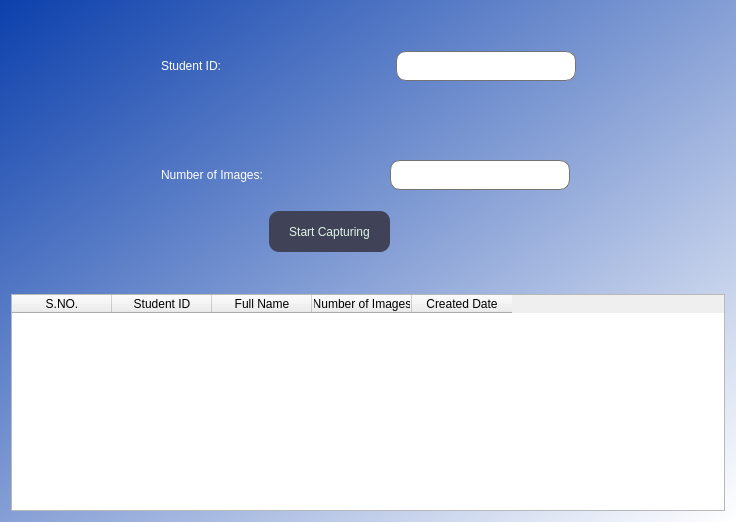
<?xml version="1.0" encoding="UTF-8"?>
<ui version="4.0">
 <class>DataSet</class>
 <widget class="QWidget" name="DataSet">
  <property name="geometry">
   <rect>
    <x>0</x>
    <y>0</y>
    <width>736</width>
    <height>522</height>
   </rect>
  </property>
  <property name="windowTitle">
   <string>Form</string>
  </property>
  <property name="styleSheet">
   <string notr="true">QWidget#DataSet{
background-color: qlineargradient(spread:pad, x1:0, y1:0, x2:1, y2:1, stop:0 rgba(12, 64, 172, 255), stop:1 rgba(255, 255, 255, 255));
}</string>
  </property>
  <layout class="QGridLayout" name="gridLayout_3">
   <item row="0" column="0">
    <layout class="QGridLayout" name="gridLayout_2">
     <item row="2" column="2">
      <layout class="QGridLayout" name="gridLayout">
       <item row="0" column="0" colspan="2">
        <widget class="QLabel" name="label_9">
         <property name="styleSheet">
          <string notr="true">font: 75 14pt &quot;Times New Roman&quot;;
color: rgb(255, 255, 255);</string>
         </property>
         <property name="text">
          <string>Student ID:</string>
         </property>
        </widget>
       </item>
       <item row="0" column="2">
        <spacer name="horizontalSpacer">
         <property name="orientation">
          <enum>Qt::Horizontal</enum>
         </property>
         <property name="sizeHint" stdset="0">
          <size>
           <width>40</width>
           <height>20</height>
          </size>
         </property>
        </spacer>
       </item>
       <item row="1" column="0">
        <spacer name="verticalSpacer">
         <property name="orientation">
          <enum>Qt::Vertical</enum>
         </property>
         <property name="sizeHint" stdset="0">
          <size>
           <width>20</width>
           <height>40</height>
          </size>
         </property>
        </spacer>
       </item>
       <item row="1" column="4">
        <spacer name="verticalSpacer_2">
         <property name="orientation">
          <enum>Qt::Vertical</enum>
         </property>
         <property name="sizeHint" stdset="0">
          <size>
           <width>20</width>
           <height>40</height>
          </size>
         </property>
        </spacer>
       </item>
       <item row="2" column="0" colspan="2">
        <widget class="QLabel" name="label_10">
         <property name="styleSheet">
          <string notr="true">font: 75 14pt &quot;Times New Roman&quot;;
color: rgb(255, 255, 255);</string>
         </property>
         <property name="text">
          <string>Number of Images:</string>
         </property>
        </widget>
       </item>
       <item row="2" column="2">
        <spacer name="horizontalSpacer_2">
         <property name="orientation">
          <enum>Qt::Horizontal</enum>
         </property>
         <property name="sizeHint" stdset="0">
          <size>
           <width>40</width>
           <height>20</height>
          </size>
         </property>
        </spacer>
       </item>
       <item row="2" column="3" colspan="3">
        <widget class="QLineEdit" name="images">
         <property name="sizePolicy">
          <sizepolicy hsizetype="Fixed" vsizetype="Fixed">
           <horstretch>0</horstretch>
           <verstretch>0</verstretch>
          </sizepolicy>
         </property>
         <property name="minimumSize">
          <size>
           <width>180</width>
           <height>30</height>
          </size>
         </property>
         <property name="styleSheet">
          <string notr="true">QLineEdit{
border-radius:10px;
background-color: rgb(255, 255, 255);
font: 12pt &quot;Times New Roman&quot;;
border: 1px solid #737373;
}

QLineEdit:Focus{
border: 2px solid #00006d;
	
}</string>
         </property>
        </widget>
       </item>
       <item row="3" column="0">
        <spacer name="horizontalSpacer_3">
         <property name="orientation">
          <enum>Qt::Horizontal</enum>
         </property>
         <property name="sizeHint" stdset="0">
          <size>
           <width>40</width>
           <height>20</height>
          </size>
         </property>
        </spacer>
       </item>
       <item row="3" column="1">
        <spacer name="verticalSpacer_3">
         <property name="orientation">
          <enum>Qt::Vertical</enum>
         </property>
         <property name="sizeHint" stdset="0">
          <size>
           <width>20</width>
           <height>40</height>
          </size>
         </property>
        </spacer>
       </item>
       <item row="3" column="2" colspan="2">
        <widget class="QPushButton" name="captureBtn">
         <property name="sizePolicy">
          <sizepolicy hsizetype="Fixed" vsizetype="Fixed">
           <horstretch>0</horstretch>
           <verstretch>0</verstretch>
          </sizepolicy>
         </property>
         <property name="minimumSize">
          <size>
           <width>121</width>
           <height>41</height>
          </size>
         </property>
         <property name="styleSheet">
          <string notr="true">QPushButton#captureBtn{
border-radius:10px;
background-color: rgb(64, 66, 88);
color: rgb(222, 245, 229);
font: 75 12pt &quot;Times New Roman&quot;;

}

QPushButton#captureBtn:Focus{
border: 2px solid white;

}</string>
         </property>
         <property name="text">
          <string>Start Capturing</string>
         </property>
        </widget>
       </item>
       <item row="3" column="4">
        <spacer name="verticalSpacer_4">
         <property name="orientation">
          <enum>Qt::Vertical</enum>
         </property>
         <property name="sizeHint" stdset="0">
          <size>
           <width>20</width>
           <height>40</height>
          </size>
         </property>
        </spacer>
       </item>
       <item row="3" column="5">
        <spacer name="horizontalSpacer_4">
         <property name="orientation">
          <enum>Qt::Horizontal</enum>
         </property>
         <property name="sizeHint" stdset="0">
          <size>
           <width>40</width>
           <height>20</height>
          </size>
         </property>
        </spacer>
       </item>
       <item row="0" column="4" colspan="2">
        <widget class="QLineEdit" name="StdID">
         <property name="sizePolicy">
          <sizepolicy hsizetype="Fixed" vsizetype="Fixed">
           <horstretch>0</horstretch>
           <verstretch>0</verstretch>
          </sizepolicy>
         </property>
         <property name="minimumSize">
          <size>
           <width>180</width>
           <height>30</height>
          </size>
         </property>
         <property name="styleSheet">
          <string notr="true">QLineEdit{
border-radius:10px;
background-color: rgb(255, 255, 255);
font: 12pt &quot;Times New Roman&quot;;
border: 1px solid #737373;
}

QLineEdit:Focus{
border: 2px solid #00006d;
	
}</string>
         </property>
        </widget>
       </item>
      </layout>
     </item>
     <item row="2" column="3">
      <spacer name="verticalSpacer_6">
       <property name="orientation">
        <enum>Qt::Vertical</enum>
       </property>
       <property name="sizeHint" stdset="0">
        <size>
         <width>20</width>
         <height>40</height>
        </size>
       </property>
      </spacer>
     </item>
     <item row="3" column="2">
      <spacer name="horizontalSpacer_6">
       <property name="orientation">
        <enum>Qt::Horizontal</enum>
       </property>
       <property name="sizeHint" stdset="0">
        <size>
         <width>40</width>
         <height>20</height>
        </size>
       </property>
      </spacer>
     </item>
     <item row="4" column="0" colspan="5">
      <widget class="QTableWidget" name="DataSetTable">
       <column>
        <property name="text">
         <string>S.NO.</string>
        </property>
       </column>
       <column>
        <property name="text">
         <string>Student ID</string>
        </property>
       </column>
       <column>
        <property name="text">
         <string>Full Name</string>
        </property>
       </column>
       <column>
        <property name="text">
         <string>Number of Images</string>
        </property>
       </column>
       <column>
        <property name="text">
         <string>Created Date</string>
        </property>
       </column>
      </widget>
     </item>
     <item row="2" column="4">
      <spacer name="horizontalSpacer_8">
       <property name="orientation">
        <enum>Qt::Horizontal</enum>
       </property>
       <property name="sizeHint" stdset="0">
        <size>
         <width>40</width>
         <height>20</height>
        </size>
       </property>
      </spacer>
     </item>
     <item row="0" column="2">
      <spacer name="horizontalSpacer_5">
       <property name="orientation">
        <enum>Qt::Horizontal</enum>
       </property>
       <property name="sizeHint" stdset="0">
        <size>
         <width>40</width>
         <height>20</height>
        </size>
       </property>
      </spacer>
     </item>
     <item row="2" column="0">
      <spacer name="horizontalSpacer_7">
       <property name="orientation">
        <enum>Qt::Horizontal</enum>
       </property>
       <property name="sizeHint" stdset="0">
        <size>
         <width>40</width>
         <height>20</height>
        </size>
       </property>
      </spacer>
     </item>
     <item row="2" column="1">
      <spacer name="verticalSpacer_5">
       <property name="orientation">
        <enum>Qt::Vertical</enum>
       </property>
       <property name="sizeHint" stdset="0">
        <size>
         <width>20</width>
         <height>40</height>
        </size>
       </property>
      </spacer>
     </item>
     <item row="1" column="2">
      <spacer name="horizontalSpacer_9">
       <property name="orientation">
        <enum>Qt::Horizontal</enum>
       </property>
       <property name="sizeHint" stdset="0">
        <size>
         <width>40</width>
         <height>20</height>
        </size>
       </property>
      </spacer>
     </item>
    </layout>
   </item>
  </layout>
 </widget>
 <resources/>
 <connections/>
</ui>
